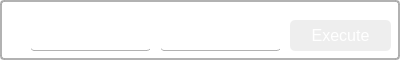
       <widget class="QWidget" name="pageGM_MsgBypass">
        <property name="styleSheet">
         <string notr="true">QWidget {
    background: transparent; /* Transparent background */
    border: 2px solid   rgba(169, 169, 169, 0.9); /* Border color &quot;#8677C3&quot; */
    border-radius: 4px; /* Rounded corners with a 10px radius */
}</string>
        </property>
        <widget class="QLineEdit" name="lineEditGMMB_GuildId">
         <property name="geometry">
          <rect>
           <x>30</x>
           <y>20</y>
           <width>121</width>
           <height>31</height>
          </rect>
         </property>
         <property name="styleSheet">
          <string notr="true">QLineEdit {
    border: none;            /* No border */
    background: transparent; /* Transparent background */
    color: #FFF;          /* White text color */
    border-bottom: 1px solid rgba(169, 169, 169, 0.9); /* Underline effect */
}
</string>
         </property>
        </widget>
        <widget class="QLineEdit" name="lineEditGMMB_SpamMessage">
         <property name="geometry">
          <rect>
           <x>160</x>
           <y>20</y>
           <width>121</width>
           <height>31</height>
          </rect>
         </property>
         <property name="styleSheet">
          <string notr="true">QLineEdit {
    border: none;            /* No border */
    background: transparent; /* Transparent background */
    color: #FFF;          /* White text color */
    border-bottom: 1px solid rgba(169, 169, 169, 0.9); /* Underline effect */
}
</string>
         </property>
        </widget>
        <widget class="QPushButton" name="pushButtonGM_StartMsgBypass">
         <property name="geometry">
          <rect>
           <x>290</x>
           <y>20</y>
           <width>101</width>
           <height>31</height>
          </rect>
         </property>
         <property name="font">
          <font>
           <pointsize>12</pointsize>
          </font>
         </property>
         <property name="styleSheet">
          <string notr="true">QPushButton {
    border: none; /* No border */
    border-radius: 5px; /* Rounded corners */
    background: rgba(169, 169, 169, 0.2); /* Slightly transparent background */
    padding: 5px 10px;
    color: #FFFFFF; /* White text color */
    font-size: 12pt; /* Font size */
}

QPushButton:hover {
    background: rgba(169, 169, 169, 0.3); /* Light purple background on hover */
    color: #FFFFFF; /* White text color on hover */
}
</string>
         </property>
         <property name="text">
          <string>Execute</string>
         </property>
        </widget>
       </widget>
